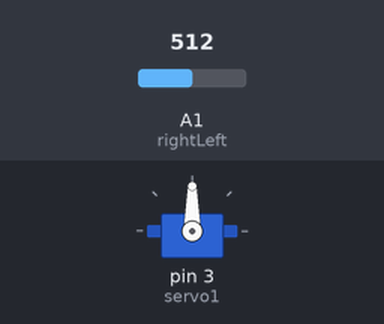
The sketch below on a simulated Arduino Uno, built with avr-gcc and run on an emulated ATmega328P. On the bench: servo. The test bench sets the inputs (shaded band); at power-on: A1 (rightLeft) = 512.

Above: at 1.2 s.
1.3 s: A1 (rightLeft) set to 716
At 2.5 s:
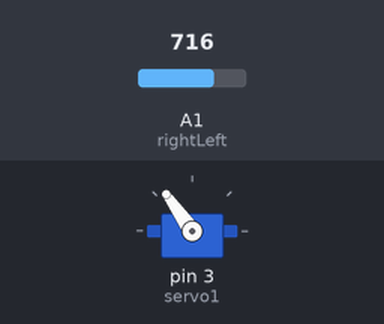
2.8 s: A1 (rightLeft) set to 900
At 3.3 s:
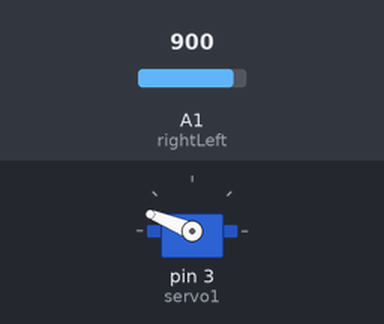
4.3 s: A1 (rightLeft) set to 1023
At 4.8 s:
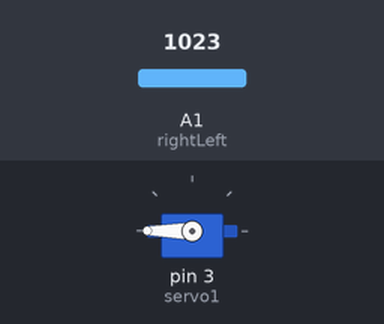
5.8 s: A1 (rightLeft) set to 306
At 6.9 s:
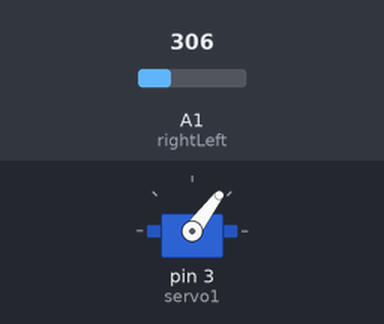
7.3 s: A1 (rightLeft) set to 122
At 8.3 s:
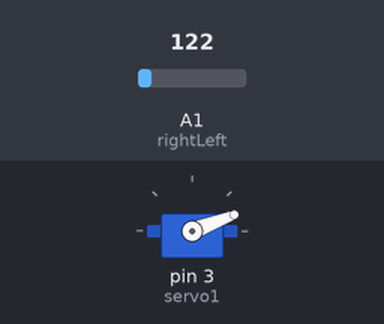
Timing chart, 0 to 9.8 s (numbered marks = the images above; inputs shaded):
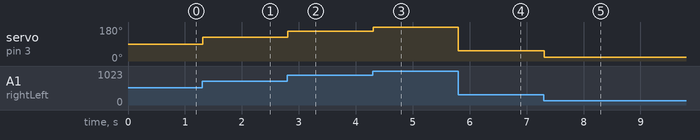

The sketch:

joystick_controlled_servo.ino
```cpp
/*reading values from joystick

top--> "keyes_sjoys"
left<500
right>500
down<500
up>500

----- Joystick pins -----
joystick pins - pins
5V  - +5V
GND - GND
VRx - A0
VRy - A1
SW - 2

----- Servo wires --------
red - 5v
brown - GND
orange - pin 3

----- pot wires ---------
middle - analog A0
left - 5v
right - GND

*/
#include <Servo.h>

Servo servo1;

const int upDown = A0;
const int rightLeft = A1;
const int Press = 2;

int reading;
int angle;
int prevReading = 0;

void setup(){
  pinMode(Press,INPUT);
  servo1.attach(3);//servo sits on pin 3
}

void loop(){

  reading = analogRead(rightLeft);
  angle = map(reading, 0, 1023, 0, 180);

  if(reading < (prevReading - 5) || reading > (prevReading + 5) ){//account for unstable reading
    servo1.write(angle);
    reading = prevReading;
  }

  delay(15);
}
```

Measured:
- after the input at 1.3 s, servo on pin 3 (servo1): 90° → 125° at once
- after the input at 2.8 s, servo on pin 3 (servo1): 125° → 158° at once
- after the input at 4.3 s, servo on pin 3 (servo1): 158° → 180° at once
- after the input at 5.8 s, servo on pin 3 (servo1): 180° → 53° at once
- after the input at 7.3 s, servo on pin 3 (servo1): 53° → 21° at once
